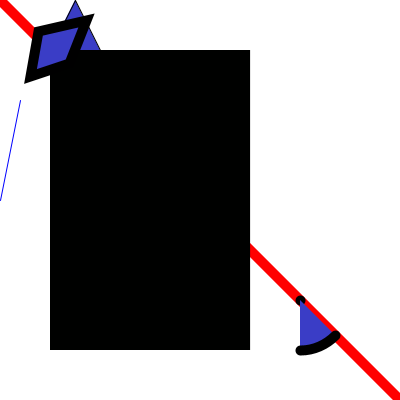
Frame 1 (no input)
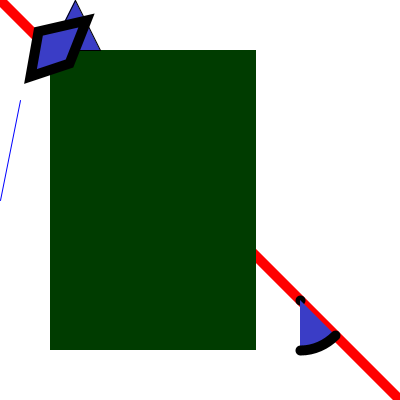
Frame 60 (the mouse pressed at the canvas centre just before this capture)
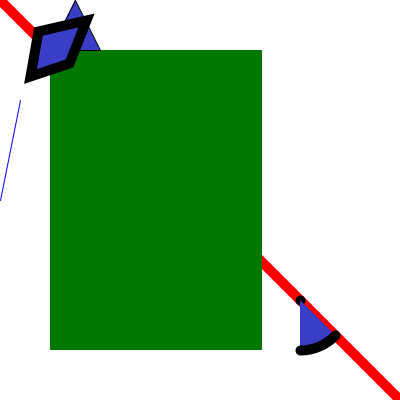
Frame 120 (the mouse held since frame 60 and released just before this capture)

The Processing sketch that drew these frames (run headless with seeded random() and noise(); from frame 60 on, the mouse is pressed at the canvas centre):

// Processing sketch: processing_127417
// ── processing_127417.pde

int counter = 0;

float squareWidth = 200;
float squareHeight = 300;

float squareGreenColor = 0;



void setup()
{
  size(400, 400);

}

void draw()
{
  background(255);
  
  strokeWeight(10);
  stroke(255,0,0);
  line(0,0,400,400);
  
  strokeWeight(1);
  stroke(0,0,255);
  line(20,100,0,200);
  
  noStroke();
  
  // Animate green value by increasing it by 1 60 times a second
  squareGreenColor = squareGreenColor + 1;
  
  // If the squareGreenColor value becomes greater than 255 reset it back to 0
  if (squareGreenColor > 255)
  {
    squareGreenColor = 0;
  }
  fill(0, squareGreenColor, 0);
  
  // Animate squareWidth value by increasing it by 0.1 60 times a second
  squareWidth = squareWidth + 0.1;
  rect(50,50,squareWidth,squareHeight);
  
  ellipse(200, 200, 100, 100);
  
  fill(#3A3DC6);
  stroke(0);
  triangle(50, 50, 75, 0, 100, 50);
  
  strokeWeight(10);
  point(300, 300);
  
  quad(38, 31, 86, 20, 69, 63, 30, 76);
  
  arc(300, 300, 100, 100, radians(45), radians(90));
}
